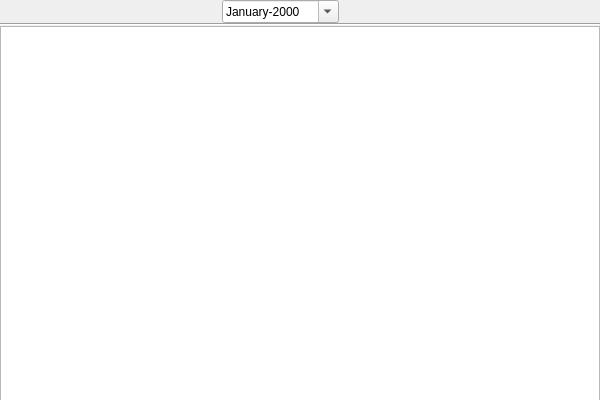
<?xml version="1.0" encoding="UTF-8"?>
<ui version="4.0">
 <class>MonthEditor</class>
 <widget class="QWidget" name="MonthEditor">
  <property name="geometry">
   <rect>
    <x>0</x>
    <y>0</y>
    <width>600</width>
    <height>400</height>
   </rect>
  </property>
  <property name="minimumSize">
   <size>
    <width>600</width>
    <height>400</height>
   </size>
  </property>
  <property name="windowTitle">
   <string>Form</string>
  </property>
  <layout class="QGridLayout" name="gridLayout" rowstretch="0,1,0">
   <property name="margin">
    <number>0</number>
   </property>
   <property name="spacing">
    <number>0</number>
   </property>
   <item row="0" column="0">
    <layout class="QHBoxLayout" name="horizontalLayout">
     <item>
      <spacer name="horizontalSpacer_2">
       <property name="orientation">
        <enum>Qt::Horizontal</enum>
       </property>
       <property name="sizeHint" stdset="0">
        <size>
         <width>40</width>
         <height>20</height>
        </size>
       </property>
      </spacer>
     </item>
     <item>
      <widget class="QPushButton" name="prevButton">
       <property name="toolTip">
        <string>Previous</string>
       </property>
       <property name="text">
        <string/>
       </property>
       <property name="icon">
        <iconset resource="../resources/icons.qrc">
         <normaloff>:/main/icons/leftarrow.png</normaloff>:/main/icons/leftarrow.png</iconset>
       </property>
       <property name="flat">
        <bool>true</bool>
       </property>
      </widget>
     </item>
     <item>
      <widget class="QDateEdit" name="dateEdit">
       <property name="displayFormat">
        <string>MMMM-yyyy</string>
       </property>
       <property name="calendarPopup">
        <bool>true</bool>
       </property>
      </widget>
     </item>
     <item>
      <widget class="QPushButton" name="todayButton">
       <property name="toolTip">
        <string>Today</string>
       </property>
       <property name="text">
        <string/>
       </property>
       <property name="icon">
        <iconset resource="../resources/icons.qrc">
         <normaloff>:/main/icons/cal.png</normaloff>:/main/icons/cal.png</iconset>
       </property>
       <property name="shortcut">
        <string>Ctrl+T</string>
       </property>
       <property name="flat">
        <bool>true</bool>
       </property>
      </widget>
     </item>
     <item>
      <widget class="QPushButton" name="nextButton">
       <property name="toolTip">
        <string>Next</string>
       </property>
       <property name="text">
        <string/>
       </property>
       <property name="icon">
        <iconset resource="../resources/icons.qrc">
         <normaloff>:/main/icons/rightarrow.png</normaloff>:/main/icons/rightarrow.png</iconset>
       </property>
       <property name="flat">
        <bool>true</bool>
       </property>
      </widget>
     </item>
     <item>
      <spacer name="horizontalSpacer">
       <property name="orientation">
        <enum>Qt::Horizontal</enum>
       </property>
       <property name="sizeHint" stdset="0">
        <size>
         <width>40</width>
         <height>20</height>
        </size>
       </property>
      </spacer>
     </item>
    </layout>
   </item>
   <item row="2" column="0">
    <widget class="MonthGraphicsView" name="mainView">
     <property name="minimumSize">
      <size>
       <width>600</width>
       <height>400</height>
      </size>
     </property>
     <property name="lineWidth">
      <number>0</number>
     </property>
    </widget>
   </item>
   <item row="1" column="0">
    <widget class="Line" name="line">
     <property name="orientation">
      <enum>Qt::Horizontal</enum>
     </property>
    </widget>
   </item>
  </layout>
 </widget>
 <customwidgets>
  <customwidget>
   <class>MonthGraphicsView</class>
   <extends>QGraphicsView</extends>
   <header>src/util/monthgraphicsview.h</header>
  </customwidget>
 </customwidgets>
 <resources>
  <include location="../resources/icons.qrc"/>
 </resources>
 <connections/>
</ui>
